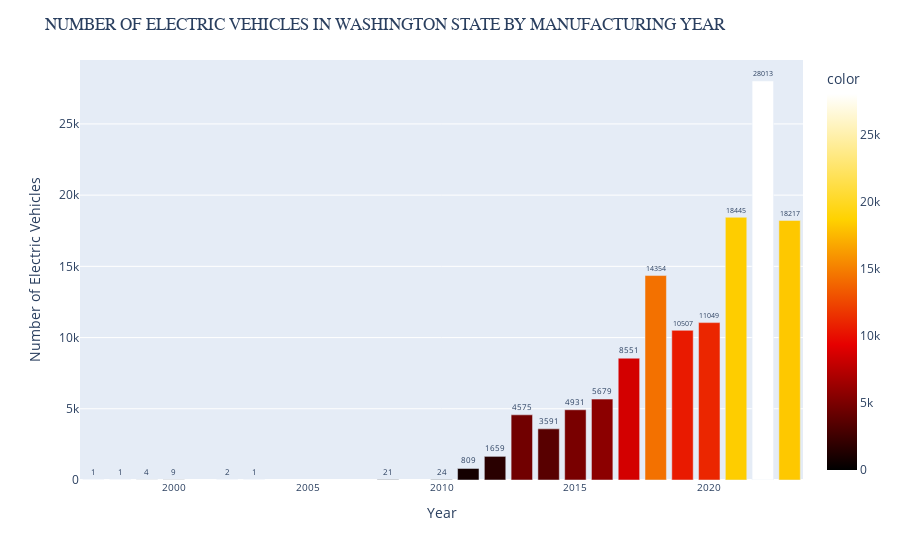

Notebook code for this chart:
### Code cell
g3=df.value_counts('Model Year',sort=False)

fig=px.bar(x=g3.index,y=g3.values,text=g3.values,color=g3.values,color_continuous_scale='hot')
fig.update_layout(title=dict(text='NUMBER OF ELECTRIC VEHICLES IN WASHINGTON STATE BY MANUFACTURING YEAR',font_family='Arial Black'))
fig.update_xaxes(title_text='Year',tickmode='array',ticktext=[str(i) for i in g3.index],tickfont_size=10)
fig.update_yaxes(title_text='Number of Electric Vehicles')
fig.update_traces(textposition='outside', textfont_size=8)
fig.show()

### Figure 1 — Plotly figure (JSON) as saved in the notebook; plotly's stock layout.template omitted (floating-point values rounded to 4 significant figures)
{"data": [{"alignmentgroup": "True", "hovertemplate": "x=%{x}<br>y=%{y}<br>text=%{text}<br>color=%{marker.color}<extra></extra>", "legendgroup": "", "marker": {"color": [1, 1, 4, 9, 2, 1, 21, 24, 809, 1659, 4575, 3591, 4931, 5679, 8551, 14354, 10507, 11049, 18445, 28013, 18217], "coloraxis": "coloraxis", "pattern": {"shape": ""}}, "name": "", "offsetgroup": "", "orientation": "v", "showlegend": false, "text": [1, 1, 4, 9, 2, 1, 21, 24, 809, 1659, 4575, 3591, 4931, 5679, 8551, 14354, 10507, 11049, 18445, 28013, 18217], "textfont": {"size": 8}, "textposition": "outside", "type": "bar", "x": [1997, 1998, 1999, 2000, 2002, 2003, 2008, 2010, 2011, 2012, 2013, 2014, 2015, 2016, 2017, 2018, 2019, 2020, 2021, 2022, 2023], "xaxis": "x", "y": [1, 1, 4, 9, 2, 1, 21, 24, 809, 1659, 4575, 3591, 4931, 5679, 8551, 14354, 10507, 11049, 18445, 28013, 18217], "yaxis": "y"}], "layout": {"barmode": "relative", "coloraxis": {"colorbar": {"title": {"text": "color"}}, "colorscale": [[0, "rgb(0,0,0)"], [0.3333, "rgb(230,0,0)"], [0.6667, "rgb(255,210,0)"], [1, "rgb(255,255,255)"]]}, "legend": {"tracegroupgap": 0}, "margin": {"t": 60}, "title": {"font": {"family": "Arial Black"}, "text": "NUMBER OF ELECTRIC VEHICLES IN WASHINGTON STATE BY MANUFACTURING YEAR"}, "xaxis": {"anchor": "y", "domain": [0, 1], "tickfont": {"size": 10}, "tickmode": "array", "ticktext": ["1997", "1998", "1999", "2000", "2002", "2003", "2008", "2010", "2011", "2012", "2013", "2014", "2015", "2016", "2017", "2018", "2019", "2020", "2021", "2022", "2023"], "title": {"text": "Year"}}, "yaxis": {"anchor": "x", "domain": [0, 1], "title": {"text": "Number of Electric Vehicles"}}}}
